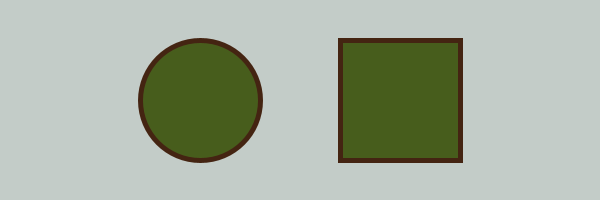
Frame 1 (no input)
Frame 60 (the mouse pressed at the canvas centre just before this capture): identical to frame 1, image omitted
Frame 120 (the mouse held since frame 60 and released just before this capture): identical to frame 1, image omitted

The Processing sketch that drew this single still picture (run headless with seeded random() and noise(); from frame 60 on, the mouse is pressed at the canvas centre):

// Processing sketch: hover_and_click
// ── hover_and_click.pde
// Hover and Click

color[] cottage = {#C3CCC8, #442412, #475D1C, #859356, #B9961C};
color[] palette = cottage;

int leftFill = palette[2];
int rightFill = palette[2];

int size = 120;

void setup() {
  size(600, 200);
  smooth();
  rectMode(CENTER);
  stroke(palette[1]);
  strokeWeight(5);
}

void draw() {
  background(palette[0]);
  
  // Draw left circle
  fill(leftFill);
  ellipse(width/3, height/2, size, size);
  
  // Draw right square
  fill(rightFill);
  rect(width*2/3, height/2, size, size);
  
  
  // Detect hovering over circle with click
  int circleXCenter = width/3;
  int circleYCenter = height/2;
  int circleRadius = size/2;
  
  if(dist(circleXCenter, circleYCenter, mouseX, mouseY) < circleRadius && mousePressed) {
    leftFill = palette[4]; 
  } else {
    leftFill = palette[2]; 
  }
  
  
  // Detect hovering over square
  int squareXCenter = width*2/3;
  int squareYCenter = height/2;
  int halfSquareWidth = size/2;
  
  int leftBorder = squareXCenter - halfSquareWidth;
  int rightBorder = squareXCenter + halfSquareWidth;
  int topBorder = halfSquareWidth - halfSquareWidth;
  int bottomBorder = halfSquareWidth + halfSquareWidth;
  
  if((mouseX > leftBorder) && (mouseX < rightBorder) && (mouseY > topBorder) && (mouseY < bottomBorder)) {
    rightFill = palette[4]; 
  } else {
    rightFill = palette[2]; 
  }
}
